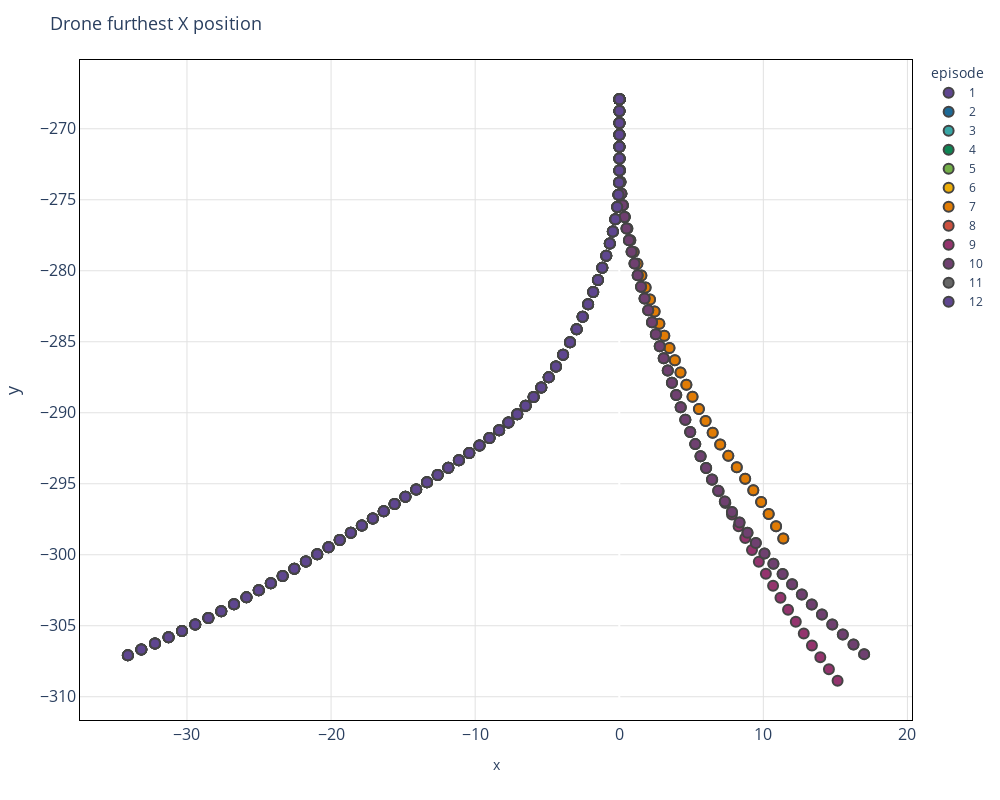

Here is the notebook cell this chart was saved with:
### Code cell
interesting_episodes = [i+1 for i in range(39)]
scope_df = explore_df.loc[explore_df['episode'].isin(interesting_episodes)]
# scope_df = small_df.loc[abs(small_df['x'])>0.3]
# scope_df = small_df
# print(scope_df.shape)
symbol_order = {0:['circle','x',18],1:['x','circle',18]}
# fig = px.line(scope_df,x='x', y='y', line_group='episode', color='episode', symbol='action', symbol_sequence=symbol_order[0], color_discrete_sequence=px.colors.qualitative.Prism)
fig = px.line(scope_df,x='x', y='y', color='episode', color_discrete_sequence=px.colors.qualitative.Prism)
fig.update_traces(mode='markers', marker_line_width=2, marker_size=10)

title_size=18
text_size=16
fig['layout'].update(plot_bgcolor='#FFFFFF', 
                      width=1000,
                      height=800, title='Drone furthest X position',titlefont=dict(size=title_size))
fig['layout']['yaxis'].update(tickfont=dict(size=text_size), 
                               titlefont=dict(size=title_size),
                               gridcolor='#E2E2E2',
                               showline=True, 
                               linewidth=1, 
                               linecolor='black',
                               mirror=True)
fig['layout']['xaxis'].update(tickfont=dict(size=text_size),
                                gridcolor='#E2E2E2',
                               showline=True, 
                               linewidth=1, 
                               linecolor='black',
                               mirror=True)

iplot(fig)
